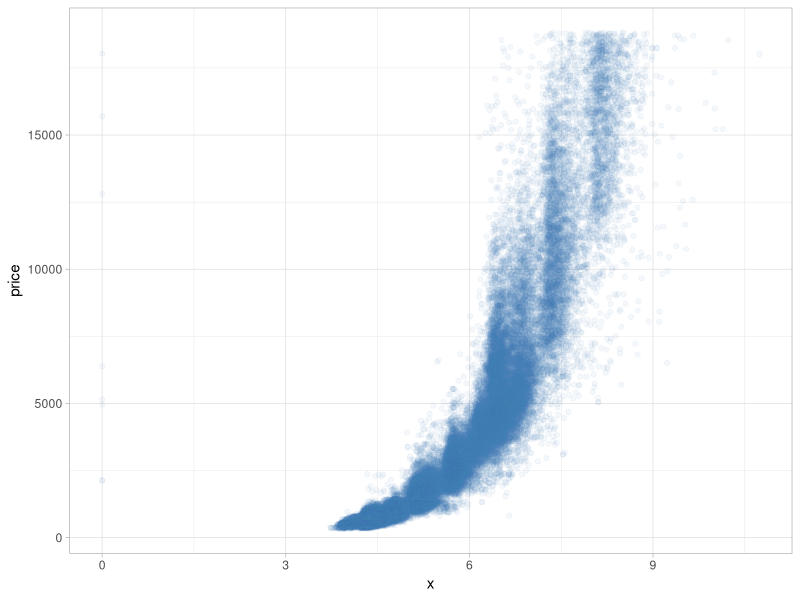
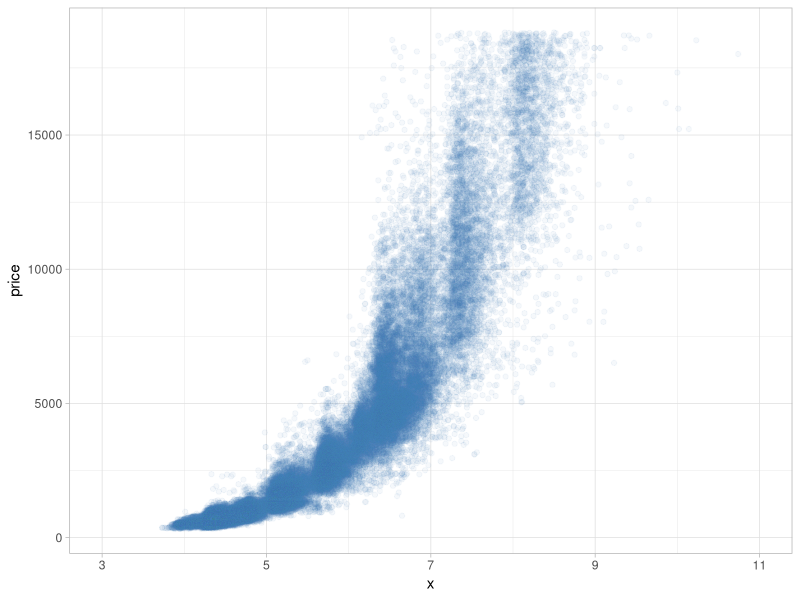
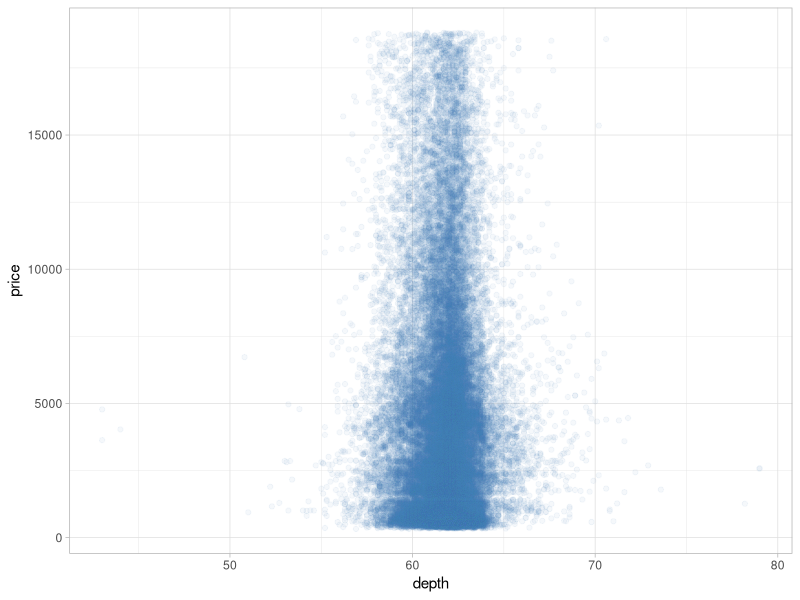
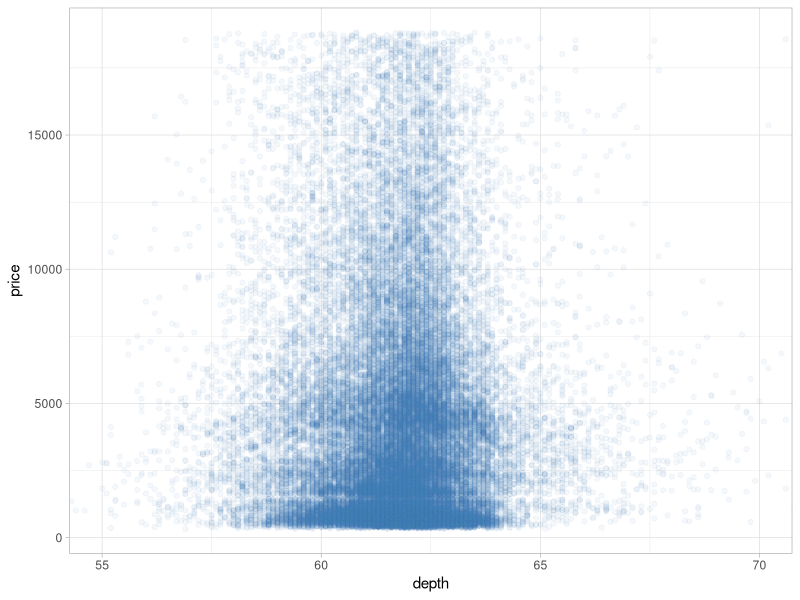
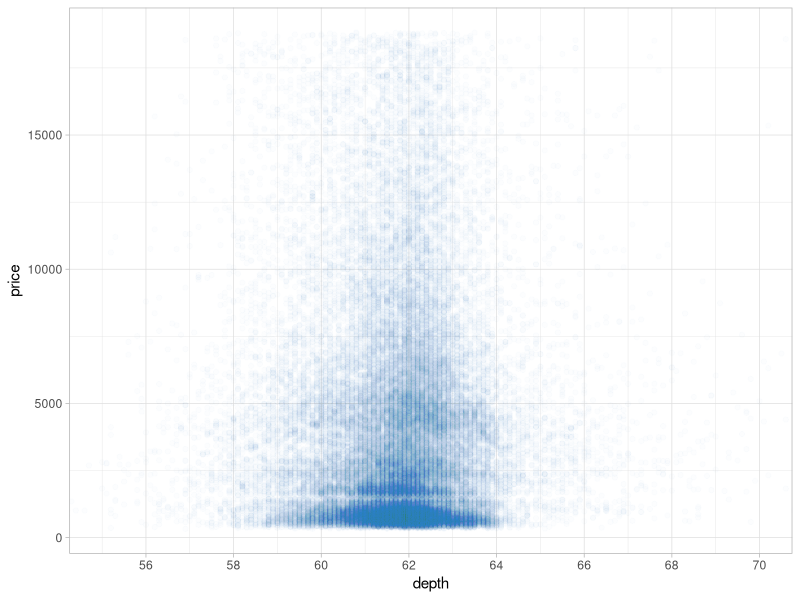

These charts were generated, in order, by the following R code:
## ---- chunk 1
knitr::opts_chunk$set(echo = TRUE)
## ---- chunk 2
require(ggplot2)
data("diamonds")
str(diamonds)
summary(diamonds)
## ---- chunk 3
ggplot(data = diamonds, aes(x, price)) +
    theme_light() +
    geom_point(alpha = .05, colour = 'steelblue')
## ---- chunk 4
ggplot(data = diamonds, aes(x, price)) +
    theme_light() +
    geom_point(alpha = .05, colour = 'steelblue') +
    scale_x_continuous(limits = c(3, 11), breaks = seq(3, 11, 2))
## ---- chunk 5
with(diamonds, cor(x, price, method = 'pearson'))
## ---- chunk 6
with(diamonds, cor(y, price, method = 'pearson'))
## ---- chunk 7
with(diamonds, cor(z, price, method = 'pearson'))
## ---- chunk 8
with(diamonds, cor(x, log10(price), method = 'pearson'))
## ---- chunk 9
ggplot(data = diamonds, aes(depth, price)) +
    theme_light() +
    geom_point(alpha = .05, colour = 'steelblue')
## ---- chunk 10
ggplot(data = diamonds, aes(depth, price)) +
    theme_light() +
    geom_point(alpha = .05, colour = 'steelblue') +
    coord_cartesian(xlim = c(55, 70))
## ---- chunk 11
ggplot(data = diamonds, aes(depth, price)) +
    theme_light() +
    geom_point(alpha = .01, colour = 'steelblue') +
    scale_x_continuous(breaks = seq(42, 80, 2)) +
    coord_cartesian(xlim = c(55, 70))
## ---- chunk 12
with(diamonds, cor(depth, price))
